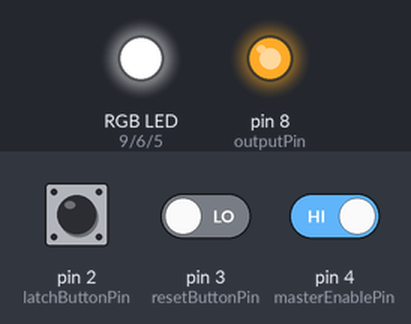
Simulated run of this sketch. Board: Arduino Uno, built with avr-gcc and run on an emulated ATmega328P. Shown: an RGB LED mixed from three pins (HIGH = lit), output pins drawn as LEDs (lit = HIGH). Inputs (shaded band) come from the test bench; at power-on: pin 2 (latchButtonPin) HIGH, pin 3 (resetButtonPin) LOW, pin 4 (masterEnablePin) HIGH.

Above: at 1.2 s.
1.3 s: pin 2 (latchButtonPin) pulled LOW for 1 s
At 2.8 s:
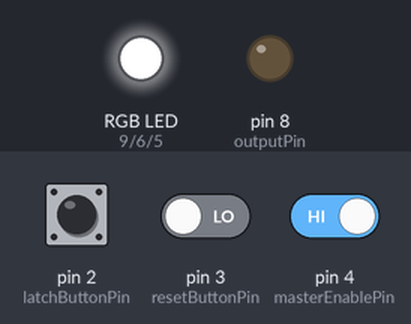
5.3 s: pin 2 (latchButtonPin) pulled LOW for 0.15 s
At 6.2 s:
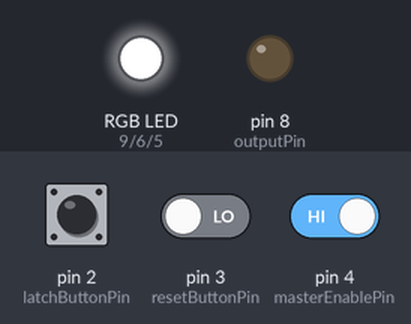
8.4 s: pin 2 (latchButtonPin) pulled LOW for 3.2 s
At 10.2 s:
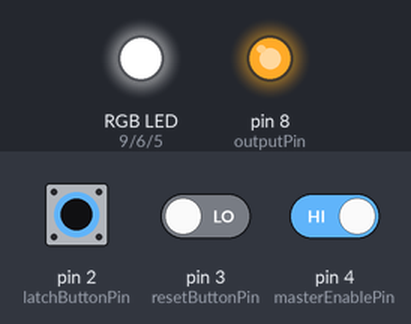
13.1 s: pin 2 (latchButtonPin) driven LOW and pin 3 (resetButtonPin) driven HIGH and pin 4 (masterEnablePin) driven LOW
At 13.4 s:
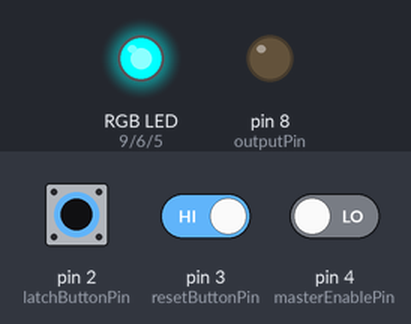
16.1 s: pin 2 (latchButtonPin) driven HIGH
At 16.9 s:
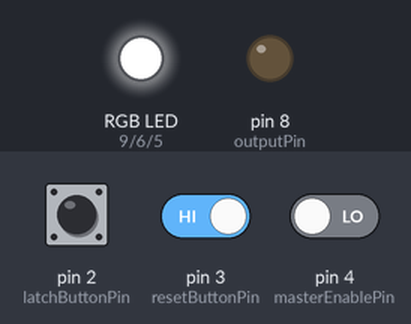
17.6 s: pin 2 (latchButtonPin) driven LOW
At 18.85 s:
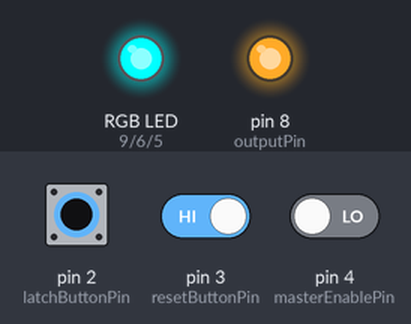
Timing chart, 0 to 21.6 s (numbered marks = the images above; inputs shaded):
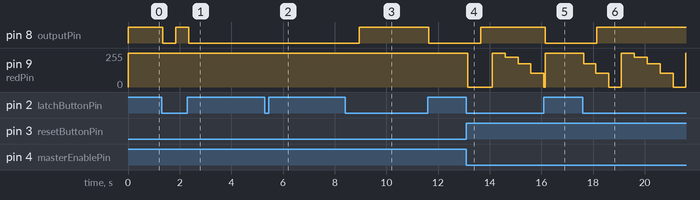

The sketch:

FinalGamecube.ino
```cpp
#include <EEPROM.h>

const int latchButtonPin = 2;
const int resetButtonPin = 3;
const int outputPin = 8;
const int masterEnablePin = 4;
const int redPin = 9;
const int greenPin = 6;
const int bluePin = 5;

const int COLOR_ADDRESS = 0;
const int BRIGHTNESS_ADDRESS = 1;

int currentLButtonState;
int lastLButtonState = HIGH;
unsigned long outputPulseEndTime = 0;
bool outputIsActive = false;

int currentRButtonState;
int lastRButtonState = LOW;
unsigned long resetButtonPressStartTime = 0;
bool resetButtonLongPressActivated = false;
const unsigned long longPressThreshold = 1000;

unsigned long lastBrightnessCycleTime = 0;
const unsigned long brightnessCycleInterval = 500;

const int colors[][3] = {
  { 255, 0, 0 },      // Red
  { 0, 255, 0 },      // Green
  { 0, 0, 255 },      // Blue
  { 255, 255, 0 },    // Yellow
  { 0, 255, 255 },    // Cyan
  { 255, 0, 255 },    // Magenta
  { 255, 255, 255 },  // White
  { 255, 40, 0 },     // Gamecube Orange
  { 1, 1, 1 }         // Rainbow
};
const int numColors = sizeof(colors) / sizeof(colors[0]);
int currentColorIndex = 0;

const int brightnessLevels[] = { 0, 30, 80, 150, 255 };
const int numBrightnessLevels = sizeof(brightnessLevels) / sizeof(brightnessLevels[0]);
int currentBrightnessIndex = (numBrightnessLevels - 1);

void setup() {
  pinMode(redPin, OUTPUT);
  pinMode(greenPin, OUTPUT);
  pinMode(bluePin, OUTPUT);
  pinMode(latchButtonPin, INPUT_PULLUP);
  pinMode(resetButtonPin, INPUT);
  pinMode(outputPin, OUTPUT);
  pinMode(masterEnablePin, INPUT_PULLUP);

  setRGBColor(0, 0, 0);
  digitalWrite(outputPin, HIGH);

  byte savedColorIndex = EEPROM.read(COLOR_ADDRESS);
  currentColorIndex = (savedColorIndex < numColors) ? savedColorIndex : 0;

  byte savedBrightnessIndex = EEPROM.read(BRIGHTNESS_ADDRESS);
  currentBrightnessIndex = (savedBrightnessIndex < numBrightnessLevels) ? savedBrightnessIndex : (numBrightnessLevels - 1);

  currentLButtonState = digitalRead(latchButtonPin);
  lastLButtonState = currentLButtonState;
}

void loop() {
  handleLatchButton();
  handleResetButton();
  updateLEDs();
}

void handleLatchButton() {
  static unsigned long lastDebounceTime = 0;
  const unsigned long debounceDelay = 50;
  int reading = digitalRead(latchButtonPin);

  if (reading != lastLButtonState) {
    lastDebounceTime = millis();
  }

  if ((millis() - lastDebounceTime) > debounceDelay) {
    if (reading != currentLButtonState) {
      currentLButtonState = reading;
      outputIsActive = true;
      digitalWrite(outputPin, LOW);

      if (currentLButtonState == LOW) {
        outputPulseEndTime = millis() + 500;
      } else {
        outputPulseEndTime = millis() + 4000;
      }
    }
  }
  lastLButtonState = reading;

  if (outputIsActive && millis() >= outputPulseEndTime) {
    digitalWrite(outputPin, HIGH);
    outputIsActive = false;
  }
}

void handleResetButton() {
  currentRButtonState = digitalRead(resetButtonPin);

  if (currentRButtonState == HIGH && lastRButtonState == LOW) {
    resetButtonPressStartTime = millis();
    resetButtonLongPressActivated = false;
    lastBrightnessCycleTime = millis();
  }

  if (currentRButtonState == LOW && lastRButtonState == HIGH) {
    if (resetButtonLongPressActivated) {
      EEPROM.update(BRIGHTNESS_ADDRESS, currentBrightnessIndex);
    } else {
      unsigned long pressDuration = millis() - resetButtonPressStartTime;
      if (pressDuration > 50 && pressDuration < longPressThreshold) {
        currentColorIndex = (currentColorIndex + 1) % numColors;
        EEPROM.update(COLOR_ADDRESS, currentColorIndex);
      }
    }
    resetButtonPressStartTime = 0;
    resetButtonLongPressActivated = false;
  }

  if (currentRButtonState == HIGH) {
    if (!resetButtonLongPressActivated) {
      if (millis() - resetButtonPressStartTime >= longPressThreshold) {
        resetButtonLongPressActivated = true;
      }
    } else {
      if (millis() - lastBrightnessCycleTime >= brightnessCycleInterval) {
        currentBrightnessIndex = (currentBrightnessIndex + 1) % numBrightnessLevels;
        lastBrightnessCycleTime = millis();
      }
    }
  }
  lastRButtonState = currentRButtonState;
}

void updateLEDs() {
  int masterEnableState = digitalRead(masterEnablePin);

  if (masterEnableState == LOW && currentLButtonState == LOW) {
    if (currentColorIndex == numColors - 1) {
      // 3.0 Second smooth cycle
      float hue = (float)(millis() % 3000) / 3000.0;
      showRainbow(hue);
    } else {
      setRGBColor(colors[currentColorIndex][0], colors[currentColorIndex][1], colors[currentColorIndex][2]);
    }
  } else {
    setRGBColor(0, 0, 0);
  }
}

void showRainbow(float h) {
  float r, g, b;
  int i = floor(h * 6);
  float f = h * 6 - i;
  float q = 1 - f;
  float t = f;

  switch(i % 6){
    case 0: r = 1; g = t; b = 0; break;
    case 1: r = q; g = 1; b = 0; break;
    case 2: r = 0; g = 1; b = t; break;
    case 3: r = 0; g = q; b = 1; break;
    case 4: r = t; g = 0; b = 1; break;
    case 5: r = 1; g = 0; b = q; break;
  }
  setRGBColor(r * 255, g * 255, b * 255);
}

void setRGBColor(int redValue, int greenValue, int blueValue) {
  int actualBrightnessLevel = brightnessLevels[currentBrightnessIndex];

  int scaledRed   = (redValue > 0)   ? map(redValue, 0, 255, 255, 255 - actualBrightnessLevel) : 255;
  int scaledGreen = (greenValue > 0) ? map(greenValue, 0, 255, 255, 255 - actualBrightnessLevel) : 255;
  int scaledBlue  = (blueValue > 0)  ? map(blueValue, 0, 255, 255, 255 - actualBrightnessLevel) : 255;

  analogWrite(redPin, scaledRed);
  analogWrite(greenPin, scaledGreen);
  analogWrite(bluePin, scaledBlue);
}
```

Measured:
- after the input at 1.3 s, pin 8 (outputPin): HIGH → LOW after 0.05 s, → HIGH 0.50 s later, → LOW 0.50 s later
- after the input at 5.3 s, pin 8 (outputPin): stays LOW (without the input it goes to HIGH after 1.1 s)
- after the input at 8.4 s, pin 8 (outputPin): LOW → HIGH after 0.55 s instead of 1.1 s
- after the input at 13.1 s, pin 8 (outputPin): LOW → HIGH after 0.55 s instead of 2.6 s; pin 9 (redPin): 255/255 → 0/255 after 0.05 s, → 255/255 0.95 s later, → 225/255 0.50 s later, → 175/255 0.50 s later, … (6 changes in this stretch)
- after the input at 16.1 s, pin 8 (outputPin): HIGH → LOW after 0.05 s
- after the input at 17.6 s, pin 8 (outputPin): LOW → HIGH after 0.55 s instead of 2.6 s; pin 9 (redPin): 255/255 → 175/255 after 0.05 s, → 105/255 0.45 s later, → 0/255 0.50 s later, → 255/255 0.50 s later, … (9 changes in this stretch)
